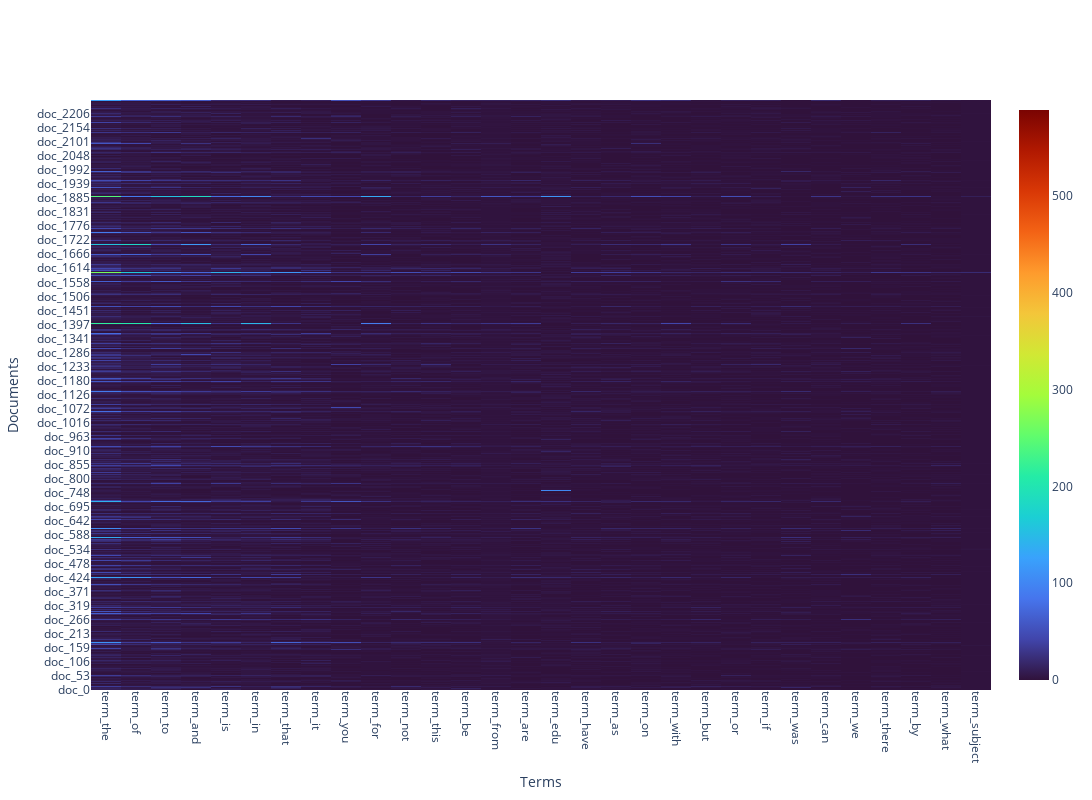

Here is the notebook cell this chart was saved with:
### Code cell
# Another answer
word_freq = X_counts.toarray().sum(axis=0)

# Get the top 30 indices that would sort the sums in descending order
top_30_indices = np.argsort(word_freq)[::-1][:30]

# get the frequency of those indices
top_30_word_freq = word_freq[top_50_indices]

plot_x_top30 = [
    "term_" + str(i) for i in count_vect.get_feature_names_out()[top_30_indices]
]
plot_z_30voc = X_counts[:, top_30_indices].toarray()


# thresholds for filtering rows
row_threshold = 10

# screen the rows by thresholds we set
filtered_rows = [i for i, row in enumerate(plot_z_30voc) if sum(row) > row_threshold]

# keep the filtered rows
filtered_data = plot_z_30voc[filtered_rows]
filtered_y = ["doc_" + str(i) for i in filtered_rows]

# plot
trace = go.Heatmap(z=filtered_data, x=plot_x_top30, y=filtered_y, colorscale="Turbo")

layout = go.Layout(
    xaxis=dict(title="Terms"), yaxis=dict(title="Documents"), width=1200, height=800
)


fig = go.Figure(data=[trace], layout=layout)
fig.update_xaxes(tickangle=90)

fig.show()

### Figure 1 — Plotly figure (JSON) as saved in the notebook; plotly's stock layout.template omitted (floating-point values rounded to 4 significant figures; data arrays with more than 128 entries replaced by an {"elided": "..."} marker saying what was removed)
{"data": [{"colorscale": [[0, "#30123b"], [0.07143, "#4145ab"], [0.1429, "#4675ed"], [0.2143, "#39a2fc"], [0.2857, "#1bcfd4"], [0.3571, "#24eca6"], [0.4286, "#61fc6c"], [0.5, "#a4fc3b"], [0.5714, "#d1e834"], [0.6429, "#f3c63a"], [0.7143, "#fe9b2d"], [0.7857, "#f36315"], [0.8571, "#d93806"], [0.9286, "#b11901"], [1, "#7a0402"]], "type": "heatmap", "x": ["term_the", "term_of", "term_to", "term_and", "term_is", "term_in", "term_that", "term_it", "term_you", "term_for", "term_not", "term_this", "term_be", "term_from", "term_are", "term_edu", "term_have", "term_as", "term_on", "term_with", "term_but", "term_or", "term_if", "term_was", "term_can", "term_we", "term_there", "term_by", "term_what", "term_subject"], "y": {"elided": "2183 str values"}, "z": {"elided": "2183x30 int values"}}], "layout": {"height": 800, "width": 1200, "xaxis": {"tickangle": 90, "title": {"text": "Terms"}}, "yaxis": {"title": {"text": "Documents"}}}}
